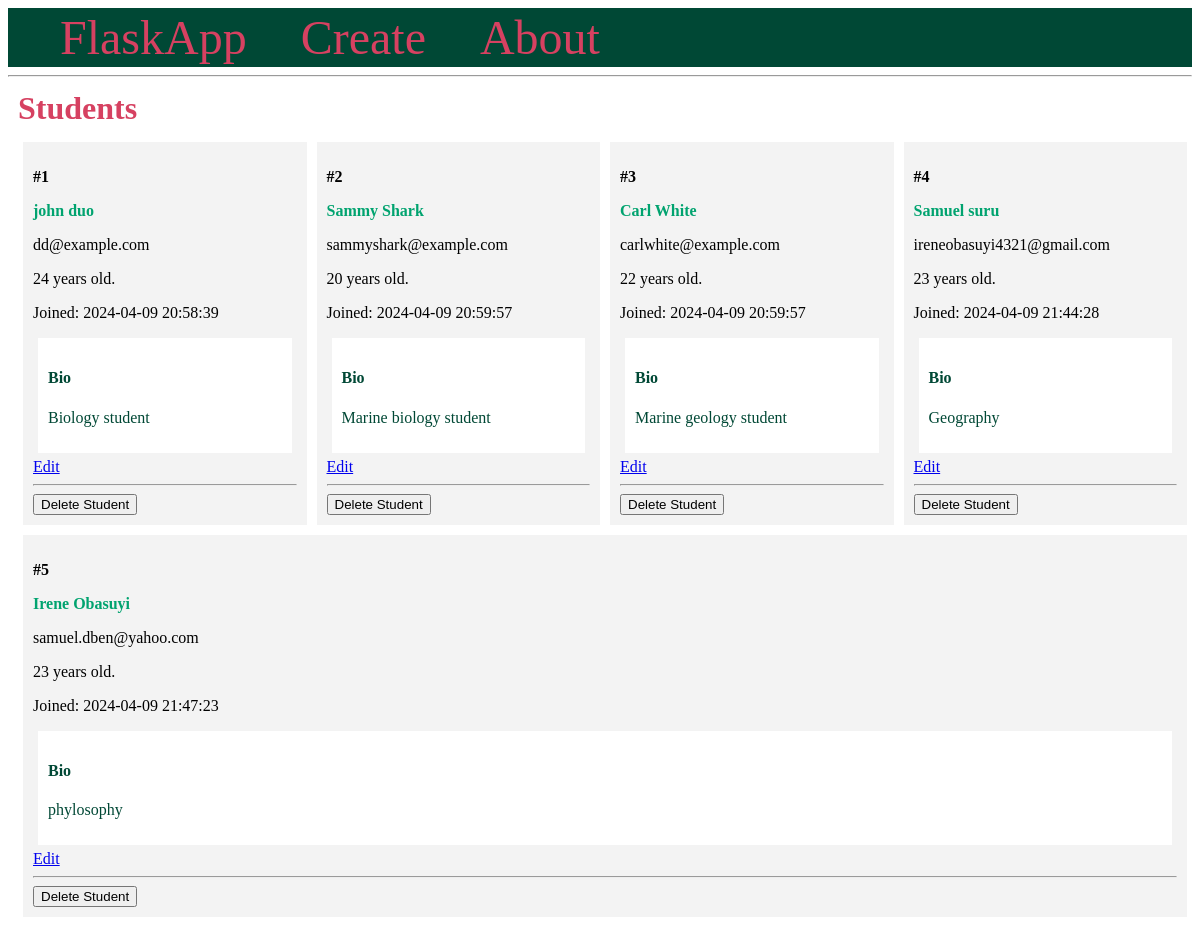
The page / on the database its author committed.
### app.py (models this page shows, shortened)
class Student(db.Model):
    id = db.Column(db.Integer, primary_key=True)
    firstname = db.Column(db.String(100), nullable=False)
    lastname = db.Column(db.String(100), nullable=False)
    email = db.Column(db.String(80), unique=True, nullable=False)
    age = db.Column(db.Integer)
    created_at = db.Column(db.DateTime(timezone=True),
                           server_default=func.now())
    bio = db.Column(db.Text)

### app.py (the view)
@app.route('/')
def index():
    students = Student.query.all()
    return render_template('index.html', students=students)

### templates/index.html
{% extends 'base.html' %}
{% block content %}
    <h1 class="title">{% block title %} Students {% endblock %}</h1>
    <div class="content">
        {% for student in students %}
            <div class="student">
                <p><b>#{{ student.id }}</b></p>
                <b>
                    <p class="name">
                        <a href="{{ url_for('student', student_id=student.id)}}">
                        {{ student.firstname }} {{ student.lastname }}
                    </a>
                </p>
                </b>
                <p>{{ student.email }}</p>
                <p>{{ student.age }} years old.</p>
                <p>Joined: {{ student.created_at }}</p>
                <div class="bio">
                    <h4>Bio</h4>
                    <p>{{ student.bio }}</p>
                </div>
                <a href="{{ url_for('edit', student_id=student.id) }}">Edit</a>
                <hr>
                <form method="POST"
                    action="{{ url_for('delete', student_id=student.id) }}">
            <input type="submit" value="Delete Student"
                    onclick="return confirm('Are you sure you want to delete this entry?')">
        </form>
            </div>
        {% endfor %}
    </div>
{% endblock %}

### templates/base.html (shortened to what this page needs)
<!DOCTYPE html>
<html lang="en">
<head>
</head>
<body>
    <nav>
        <a href="{{ url_for('index') }}">FlaskApp</a>
        <a href="{{ url_for('create') }}">Create</a>
        <a href="{{ url_for('about') }}">About</a>
    </nav>
    <hr>
    <div class="content">
        {% block content %} {% endblock %}
    </div>
</body>
</html>

### templates/base.html (style rules this page uses)
.title { margin: 5px; }
.content { margin: 5px; width: 100%; display: flex; flex-direction: row; flex-wrap: wrap; }
.student { flex: 20%; padding: 10px; margin: 5px; background-color: #f3f3f3; inline-size: 100%; }
.bio { padding: 10px; margin: 5px; background-color: #ffffff; color: #004835; }
.name a { color: #00a36f; text-decoration: none; }
nav { background-color: #004835; margin: 0px auto; padding: 2px; }
nav a { color: #d64161; font-size: 3em; margin-left: 50px; text-decoration: none; }
h1 { margin: 0px auto; color: #d64161; }

### rows shown on the page
Student: id "1", firstname "john", lastname "duo", email "dd@example.com", age "24", created_at "2024-04-09 20:58:39", bio "Biology student"
Student: id "2", firstname "Sammy", lastname "Shark", email "sammyshark@example.com", age "20", created_at "2024-04-09 20:59:57", bio "Marine biology student"
Student: id "3", firstname "Carl", lastname "White", email "carlwhite@example.com", age "22", created_at "2024-04-09 20:59:57", bio "Marine geology student"
Student: id "4", firstname "Samuel", lastname "suru", email "ireneobasuyi4321@gmail.com", age "23", created_at "2024-04-09 21:44:28", bio "Geography"
Student: id "5", firstname "Irene", lastname "Obasuyi", email "samuel.dben@yahoo.com", age "23", created_at "2024-04-09 21:47:23", bio "phylosophy"
